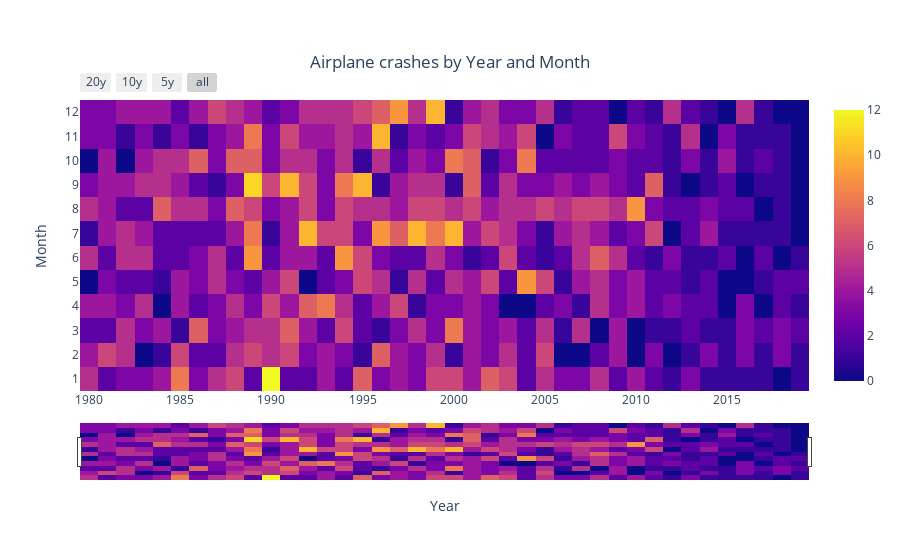

Here is the notebook cell this chart was saved with:
### Code cell
df_4 = pd.read_csv("./data/flight_crashed_output.csv", usecols=['Date'])
df_4["Date"]=pd.to_datetime(df_4["Date"], format="%d.%m.%Y")
df_4['Year'] = df_4.Date.dt.year
df_4['Month'] = df_4.Date.dt.month
df_4 = df_4.drop('Date', 1)
df_4 = df_4.pivot_table(index='Month', columns='Year', values='Month', aggfunc=len, fill_value=0)

import plotly.graph_objects as go

fig = go.Figure(data=go.Heatmap(
                   z=df_4,
                   x=df_4.columns,
                   y=df_4.index,
                   hoverongaps = True),
                   layout=go.Layout(
                       title=
                       {'text':"Airplane crashes by Year and Month",
                       'xanchor': 'center',
                        'yanchor': 'top',
                        'y':0.9,
                        'x':0.5,
                       },
                       xaxis_title="Year",
                       yaxis_title="Month")
               )

fig.update_layout(
    xaxis=dict(
        rangeselector=dict(
            buttons=list([
                dict(count=20,
                     label="20y",
                     step="year",
                     stepmode="backward"),
                dict(count=10,
                     label="10y",
                     step="year",
                     stepmode="backward"),
                dict(count=5,
                     label="5y",
                     step="year",
                     stepmode="backward"),
                dict(step="all")
            ])
        ),
        rangeslider=dict(
            visible=True
        ),
        type="date"
    )
)
fig.update_yaxes(tick0=1, dtick=1)
fig.show()

### Figure 1 — Plotly figure (JSON) as saved in the notebook; plotly's stock layout.template omitted (floating-point values rounded to 4 significant figures; data arrays with more than 128 entries replaced by an {"elided": "..."} marker saying what was removed)
{"data": [{"hoverongaps": true, "type": "heatmap", "x": [1980, 1981, 1982, 1983, 1984, 1985, 1986, 1987, 1988, 1989, 1990, 1991, 1992, 1993, 1994, 1995, 1996, 1997, 1998, 1999, 2000, 2001, 2002, 2003, 2004, 2005, 2006, 2007, 2008, 2009, 2010, 2011, 2012, 2013, 2014, 2015, 2016, 2017, 2018, 2019], "y": [1, 2, 3, 4, 5, 6, 7, 8, 9, 10, 11, 12], "z": {"elided": "12x40 int values"}}], "layout": {"autosize": true, "title": {"text": "Airplane crashes by Year and Month", "x": 0.5, "xanchor": "center", "y": 0.9, "yanchor": "top"}, "xaxis": {"autorange": true, "range": ["1979-07-02", "2019-07-02 12:00"], "rangeselector": {"buttons": [{"count": 20, "label": "20y", "step": "year", "stepmode": "backward"}, {"count": 10, "label": "10y", "step": "year", "stepmode": "backward"}, {"count": 5, "label": "5y", "step": "year", "stepmode": "backward"}, {"step": "all"}]}, "rangeslider": {"autorange": true, "range": ["1979-07-02", "2019-07-02 12:00"], "visible": true, "yaxis": {"_template": null, "rangemode": "match"}}, "title": {"text": "Year"}, "type": "date"}, "yaxis": {"autorange": true, "dtick": 1, "range": [0.5, 12.5], "tick0": 1, "title": {"text": "Month"}, "type": "linear"}}}
